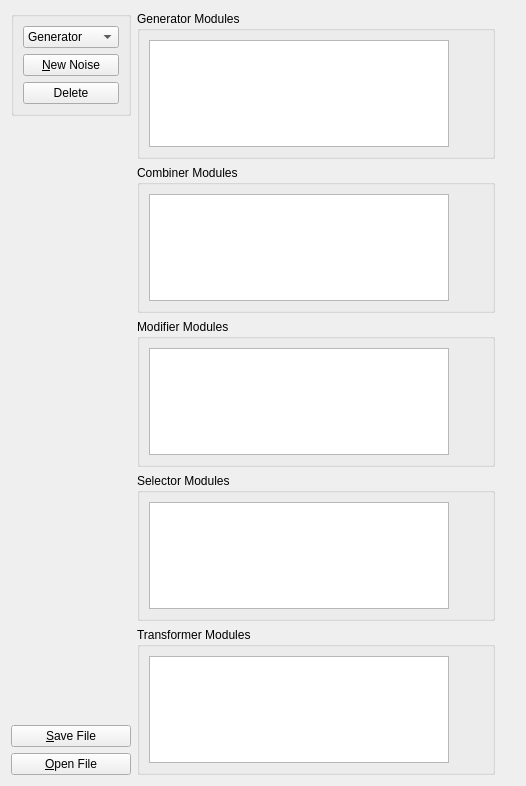
<?xml version="1.0" encoding="UTF-8"?>
<ui version="4.0">
 <class>MFNoiseSettings</class>
 <widget class="QWidget" name="MFNoiseSettings">
  <property name="geometry">
   <rect>
    <x>0</x>
    <y>0</y>
    <width>526</width>
    <height>786</height>
   </rect>
  </property>
  <property name="windowTitle">
   <string>Form</string>
  </property>
  <layout class="QGridLayout" name="gridLayout">
   <item row="0" column="0">
    <layout class="QHBoxLayout" name="layoutHorizontalMain">
     <item>
      <layout class="QVBoxLayout" name="verticalLayout_2">
       <item>
        <widget class="QGroupBox" name="groupBoxButtons">
         <property name="title">
          <string/>
         </property>
         <layout class="QVBoxLayout" name="verticalLayout_8">
          <item>
           <widget class="QComboBox" name="comboNoiseModule">
            <item>
             <property name="text">
              <string>Generator</string>
             </property>
            </item>
            <item>
             <property name="text">
              <string>Combiner</string>
             </property>
            </item>
            <item>
             <property name="text">
              <string>Modifier</string>
             </property>
            </item>
            <item>
             <property name="text">
              <string>Selector</string>
             </property>
            </item>
            <item>
             <property name="text">
              <string>Transformer</string>
             </property>
            </item>
           </widget>
          </item>
          <item>
           <widget class="QPushButton" name="btnNewNoise">
            <property name="text">
             <string>&amp;New Noise</string>
            </property>
           </widget>
          </item>
          <item>
           <widget class="QPushButton" name="btnDelete">
            <property name="text">
             <string>Delete</string>
            </property>
           </widget>
          </item>
         </layout>
        </widget>
       </item>
       <item>
        <spacer name="verticalSpacer">
         <property name="orientation">
          <enum>Qt::Vertical</enum>
         </property>
         <property name="sizeHint" stdset="0">
          <size>
           <width>20</width>
           <height>40</height>
          </size>
         </property>
        </spacer>
       </item>
       <item>
        <widget class="QPushButton" name="btnSave">
         <property name="text">
          <string>&amp;Save File</string>
         </property>
        </widget>
       </item>
       <item>
        <widget class="QPushButton" name="btnOpen">
         <property name="text">
          <string>&amp;Open File</string>
         </property>
        </widget>
       </item>
      </layout>
     </item>
     <item>
      <layout class="QVBoxLayout" name="verticalLayout">
       <item>
        <widget class="QGroupBox" name="groupGenerator">
         <property name="title">
          <string>Generator Modules</string>
         </property>
         <layout class="QVBoxLayout" name="verticalLayout_5">
          <item>
           <widget class="QListWidget" name="listGenerator">
            <property name="maximumSize">
             <size>
              <width>300</width>
              <height>16777215</height>
             </size>
            </property>
            <property name="mouseTracking">
             <bool>false</bool>
            </property>
            <property name="autoFillBackground">
             <bool>true</bool>
            </property>
            <property name="dragEnabled">
             <bool>true</bool>
            </property>
            <property name="dragDropMode">
             <enum>QAbstractItemView::InternalMove</enum>
            </property>
            <property name="defaultDropAction">
             <enum>Qt::MoveAction</enum>
            </property>
            <property name="alternatingRowColors">
             <bool>true</bool>
            </property>
            <property name="resizeMode">
             <enum>QListView::Fixed</enum>
            </property>
           </widget>
          </item>
         </layout>
        </widget>
       </item>
       <item>
        <widget class="QGroupBox" name="groupCombiner">
         <property name="minimumSize">
          <size>
           <width>100</width>
           <height>0</height>
          </size>
         </property>
         <property name="maximumSize">
          <size>
           <width>16777215</width>
           <height>250</height>
          </size>
         </property>
         <property name="title">
          <string>Combiner Modules</string>
         </property>
         <layout class="QVBoxLayout" name="verticalLayout_4">
          <item>
           <widget class="QListWidget" name="listCombiner">
            <property name="maximumSize">
             <size>
              <width>300</width>
              <height>16777215</height>
             </size>
            </property>
            <property name="mouseTracking">
             <bool>false</bool>
            </property>
            <property name="autoFillBackground">
             <bool>true</bool>
            </property>
            <property name="dragEnabled">
             <bool>true</bool>
            </property>
            <property name="dragDropMode">
             <enum>QAbstractItemView::InternalMove</enum>
            </property>
            <property name="defaultDropAction">
             <enum>Qt::MoveAction</enum>
            </property>
            <property name="alternatingRowColors">
             <bool>true</bool>
            </property>
            <property name="resizeMode">
             <enum>QListView::Fixed</enum>
            </property>
            <property name="layoutMode">
             <enum>QListView::SinglePass</enum>
            </property>
           </widget>
          </item>
         </layout>
        </widget>
       </item>
       <item>
        <widget class="QGroupBox" name="groupModifier">
         <property name="title">
          <string>Modifier Modules</string>
         </property>
         <layout class="QVBoxLayout" name="verticalLayout_7">
          <item>
           <widget class="QListWidget" name="listModifier">
            <property name="maximumSize">
             <size>
              <width>300</width>
              <height>16777215</height>
             </size>
            </property>
            <property name="mouseTracking">
             <bool>false</bool>
            </property>
            <property name="frameShape">
             <enum>QFrame::StyledPanel</enum>
            </property>
            <property name="dragEnabled">
             <bool>true</bool>
            </property>
            <property name="dragDropMode">
             <enum>QAbstractItemView::InternalMove</enum>
            </property>
            <property name="defaultDropAction">
             <enum>Qt::MoveAction</enum>
            </property>
            <property name="alternatingRowColors">
             <bool>true</bool>
            </property>
            <property name="resizeMode">
             <enum>QListView::Fixed</enum>
            </property>
           </widget>
          </item>
         </layout>
        </widget>
       </item>
       <item>
        <widget class="QGroupBox" name="groupSelector">
         <property name="title">
          <string>Selector Modules</string>
         </property>
         <layout class="QVBoxLayout" name="verticalLayout_6">
          <item>
           <widget class="QListWidget" name="listSelector">
            <property name="maximumSize">
             <size>
              <width>300</width>
              <height>16777215</height>
             </size>
            </property>
            <property name="mouseTracking">
             <bool>false</bool>
            </property>
            <property name="dragEnabled">
             <bool>true</bool>
            </property>
            <property name="dragDropMode">
             <enum>QAbstractItemView::InternalMove</enum>
            </property>
            <property name="defaultDropAction">
             <enum>Qt::MoveAction</enum>
            </property>
            <property name="alternatingRowColors">
             <bool>true</bool>
            </property>
            <property name="resizeMode">
             <enum>QListView::Fixed</enum>
            </property>
           </widget>
          </item>
         </layout>
        </widget>
       </item>
       <item>
        <widget class="QGroupBox" name="groupTransformer">
         <property name="title">
          <string>Transformer Modules</string>
         </property>
         <layout class="QVBoxLayout" name="verticalLayout_3">
          <item>
           <widget class="QListWidget" name="listTransformer">
            <property name="maximumSize">
             <size>
              <width>300</width>
              <height>16777215</height>
             </size>
            </property>
            <property name="mouseTracking">
             <bool>false</bool>
            </property>
            <property name="dragEnabled">
             <bool>true</bool>
            </property>
            <property name="dragDropMode">
             <enum>QAbstractItemView::InternalMove</enum>
            </property>
            <property name="defaultDropAction">
             <enum>Qt::MoveAction</enum>
            </property>
            <property name="alternatingRowColors">
             <bool>true</bool>
            </property>
            <property name="resizeMode">
             <enum>QListView::Fixed</enum>
            </property>
           </widget>
          </item>
         </layout>
        </widget>
       </item>
      </layout>
     </item>
    </layout>
   </item>
   <item row="0" column="1">
    <layout class="QVBoxLayout" name="layoutVEdit">
     <item>
      <spacer name="spacerEdit">
       <property name="orientation">
        <enum>Qt::Vertical</enum>
       </property>
       <property name="sizeHint" stdset="0">
        <size>
         <width>20</width>
         <height>40</height>
        </size>
       </property>
      </spacer>
     </item>
    </layout>
   </item>
  </layout>
 </widget>
 <resources/>
 <connections/>
</ui>
